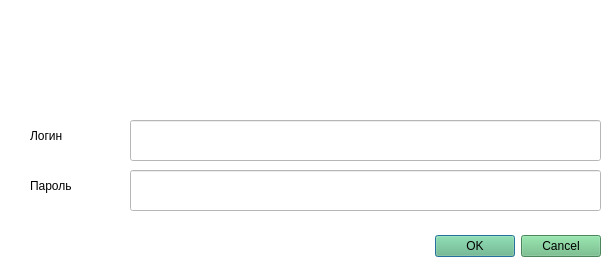
<?xml version="1.0" encoding="UTF-8"?>
<ui version="4.0">
 <class>Dialog</class>
 <widget class="QDialog" name="Dialog">
  <property name="geometry">
   <rect>
    <x>0</x>
    <y>0</y>
    <width>609</width>
    <height>275</height>
   </rect>
  </property>
  <property name="windowTitle">
   <string>Аутентификация</string>
  </property>
  <property name="windowIcon">
   <iconset>
    <normaloff>../../../Downloads/free-icon-open-book-2702134.png</normaloff>../../../Downloads/free-icon-open-book-2702134.png</iconset>
  </property>
  <property name="styleSheet">
   <string notr="true">background-color: rgb(255, 255, 255);</string>
  </property>
  <widget class="QDialogButtonBox" name="buttonBox">
   <property name="geometry">
    <rect>
     <x>300</x>
     <y>230</y>
     <width>301</width>
     <height>32</height>
    </rect>
   </property>
   <property name="styleSheet">
    <string notr="true">font: 12pt &quot;Segoe UI&quot;;

background-color: rgb(103, 186, 128);</string>
   </property>
   <property name="orientation">
    <enum>Qt::Horizontal</enum>
   </property>
   <property name="standardButtons">
    <set>QDialogButtonBox::Cancel|QDialogButtonBox::Ok</set>
   </property>
  </widget>
  <widget class="QLabel" name="label">
   <property name="geometry">
    <rect>
     <x>10</x>
     <y>10</y>
     <width>131</width>
     <height>100</height>
    </rect>
   </property>
   <property name="minimumSize">
    <size>
     <width>100</width>
     <height>100</height>
    </size>
   </property>
   <property name="styleSheet">
    <string notr="true">font: 18pt &quot;Impact&quot;;</string>
   </property>
   <property name="text">
    <string/>
   </property>
   <property name="pixmap">
    <pixmap>../../../Downloads/free-icon-open-book-2702134.png</pixmap>
   </property>
   <property name="scaledContents">
    <bool>true</bool>
   </property>
  </widget>
  <widget class="QLabel" name="label_2">
   <property name="geometry">
    <rect>
     <x>30</x>
     <y>120</y>
     <width>81</width>
     <height>31</height>
    </rect>
   </property>
   <property name="styleSheet">
    <string notr="true">font: 12pt &quot;Segoe UI&quot;;</string>
   </property>
   <property name="text">
    <string>Логин</string>
   </property>
  </widget>
  <widget class="QLineEdit" name="lineEdit">
   <property name="geometry">
    <rect>
     <x>130</x>
     <y>120</y>
     <width>471</width>
     <height>41</height>
    </rect>
   </property>
  </widget>
  <widget class="QLineEdit" name="lineEdit_2">
   <property name="geometry">
    <rect>
     <x>130</x>
     <y>170</y>
     <width>471</width>
     <height>41</height>
    </rect>
   </property>
  </widget>
  <widget class="QLabel" name="label_3">
   <property name="geometry">
    <rect>
     <x>30</x>
     <y>170</y>
     <width>81</width>
     <height>31</height>
    </rect>
   </property>
   <property name="styleSheet">
    <string notr="true">font: 12pt &quot;Segoe UI&quot;;</string>
   </property>
   <property name="text">
    <string>Пароль</string>
   </property>
  </widget>
 </widget>
 <resources/>
 <connections>
  <connection>
   <sender>buttonBox</sender>
   <signal>accepted()</signal>
   <receiver>Dialog</receiver>
   <slot>accept()</slot>
   <hints>
    <hint type="sourcelabel">
     <x>248</x>
     <y>254</y>
    </hint>
    <hint type="destinationlabel">
     <x>157</x>
     <y>274</y>
    </hint>
   </hints>
  </connection>
  <connection>
   <sender>buttonBox</sender>
   <signal>rejected()</signal>
   <receiver>Dialog</receiver>
   <slot>reject()</slot>
   <hints>
    <hint type="sourcelabel">
     <x>316</x>
     <y>260</y>
    </hint>
    <hint type="destinationlabel">
     <x>286</x>
     <y>274</y>
    </hint>
   </hints>
  </connection>
 </connections>
</ui>
